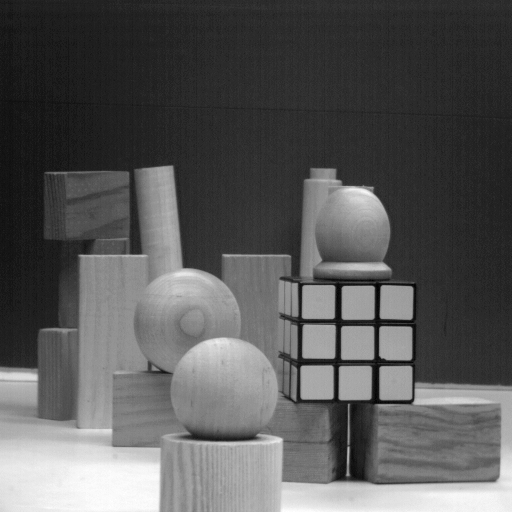
#> input picture proj1-edges-hough/blocks.png, 512 x 512 px
$ jupyter execute --allow-errors Project1-Edges-Hough.ipynb
#> lines starting #> are read from the running program, lines starting #| are printed output that depends on the picture; after the words box and inside, x2 and y2 are one past the last pixel; in counts of white or black regions, pixels touching at a corner belong together
# Proejct 1: Edge Detection/Hough Transform

### What to Submit
Submit this iPython Notebook--containing all your code for the programming exercises below--on [learning suite](https://learningsuite.byu.edu/).

Your notebook file should produce the relevant plots and also provide a short write-up with answers to the questions in parts A-B.

Please also fill in here the time that each part took you:
* A1. Gradient Magnitude: <span style="color:red;">5 Minutes</span>
* A2. Gradient Orientation: <span style="color:red;">5 Minutes</span>
* A3. Laplacian Zero-crossings: <span style="color:red;">2.5 Hours</span>
* A4. Gradient Magnitude + Zero-crossings: <span style="color:red;">1 Hour</span>
* B. Hough Transform (Circles):  <span style="color:red;">18 Hours</span>

Note that the images referred to and needed for this project are contained in the zip file provided (in the same directory as this notebook file).  <i>Please use the files as though they are in the same directory.  We will drop your notebook file into our folder and run it.</i>

### Programming Exercises
Make sure to read through all of the assignment and plan accordingly.  The first part is relatively easy, but you should allow adequate time for the second part.

The main goal is to investigate edge detection and the Hough transform as discussed in Sections 4.2 and 4.3 of [Szeliski](http://szeliski.org/Book "Computer Vision: Algorithms and Applications").

#### Part A: Edge Detection (32 points)
For each of the following four parts, try out your code first on the <span style="color:orange;">2D_White_Box.png</span> image, then on the more complicated <span style="color:orange;">blocks.png</span> image.

Note: Many of the images will contain negative numbers or numbers larger than 255.  Make sure you approprately scale the output images to display all of the information.  Hint: try mapping negative values to [0,128) and positive values to (128,255].

2D_White_Box.png:

blocks.png:

<br><br><b>A1. Gradient Magnitude</b> - Compute the gradient magnitude image for a grayscale image.  Apply a suitable threshold to find edge points--play with the threshold to find the "best" solution.  How well does this seem to work?  Feel free to use any preprocessing you wish to prior to edge detection.

[cell 1]
# Part 1. Compute the Gradient Magnitude
import numpy as np
import scipy.ndimage
import matplotlib.pyplot as plt
import cv2
import imageio

plt.rcParams['figure.figsize'] = [15,8]
plt.rcParams['axes.titlesize'] = '16'
plt.rcParams['axes.titleweight'] = 'bold'

# Read in the Image
blocks = plt.imread("blocks.png") * 255
#> blocks: shape (512, 512) float32; min 0, max 255, mean 88.8
#> (the rest of this cell did not finish here and is left out)

<p>This approach seems to work pretty well. It picks up on almost all the edges and doesn't get too much of the noise</p>

<br><b>A2. Gradient Orientation</b> - Compute a gradient orientation image for a grayscale image.  Encode the orientations as intensity using any method you wish. (Just make sure to document it.)  Hint: use atan2(), not atan(), to do the angle calculation.

[cell 2]
# Part 2. Compute the Gradient Orientation
# Use arctangent to find the gradient orientation
plt.rcParams['figure.figsize'] = [10,8]
# [10 lines left out: function compute_orientation, not called in this run]

#> (the rest of this cell did not finish here and is left out)

<br><b>A3. Laplacian Zero-Crossings</b> - Apply a 3x3 Laplacian kernel to blocks and find the zero crossings.

[cell 3]
# Part 3. Find the Zero Crossings
plt.rcParams['figure.figsize'] = [10,8]
# [20 lines left out: function compute_zero_crossings, not called in this run]

# Compute the zero crossings by applying the laplacian
#> (the rest of this cell did not finish here and is left out)

<br><b>A4. Combine Gradient Magnitude and Zero-Crossings</b> - Use the gradient magnitude image computed in item 1 to select Laplacian zero-crossings in part 3 that correspond to points with gradients higher than some threshold that you determine.  Adjust your threshold to find the best solution.

[cell 4]
# Part 4. Final Solution
# Combine the zero_crossings and gradient_magnitude image and use a threshold to get a final image
plt.rcParams['figure.figsize'] = [10,8]
# [15 lines left out: function compute_final, not called in this run]

#Compute the combined image for the box and the blocks
#> (the rest of this cell did not finish here and is left out)

##### Part A: Write-up

<span style="color:red">Please describe your results here and any questions, etc. above.</span>
<p>We can see the various stages of the process of edge detection. In computing the gradient magnitude of the images, I was surprised how well it did without and blurring and without any thresholding. It seemed to pick out most everything.</p>
<p> When plotting the orientation I decided to plot the wood blocks one in hsv color scheme to more adequately represent the different directions of the gradient of the image, but left the box the same because there isn't much change going on.</p>
   <p> Working to find the zero crossings was a lot harder than I thought it would be. I decided to manually go through each pixel and verify different changes near its neighbors to see if it was indeed a zero crossing by adding offset laplacians together, and try different thresholds to map the values to adequately represent crossings.</p>
    <p>Finally, on the combined image I was able to pick out almost all of the edges in the blocks image, and even get some detail in the wood, which I thought is pretty cool that it picked up on that. My pixel values were pretty low in the gradient image (between 0 and 73), so I played around with lots of different thresholds and ended up with 10 which I think I found a good balance between getting all the edges, and keeping some of the finer details. Going higher removes the sharp edges, and going lower allows more random noise in the image.</p>
    <p>I was wondering how code quality will affect our grade? Are we expected to comment functions and code, or just expected to produce the right output? The assignment was also vague on what we were supposed to do with the Laplacian. Whether we were supposed to plot that, or the zero_crossings, or both.</p>

<br><br><br>
#### Part B: Hough Transform (68 points)
Use the Hough transform to find all of the circular shapes in a color image.  They occur in three (approximate) sizes: 32, 64, and 96 pixels in diameter.  Try it out first on the simple <span style="color:orange;">simplecircle.png</span> image, then on the more complicated <span style="color:orange;">circles.png</span> image.

After finding maxima in the accumulator(s), write out a list of positions and sizes (small, medium, or large) for each circle.  Be aware that for some of the circles the center is outside the image--you should still be able to identify where it is.

Some of the cases are tricky--don't panic if you don't get them all at first. Keep trying to get as many as possible while generatign as few possible false positives (erroneous identifications).

About 40 of the 68 points will be on how many of the circles you can detect (1-2 false positives are okay). To know what you should be shooting for, there are:
* 5 small circles (blue/cyan, light gray, purple clipped on the left, two eyes of the pumpkin).
* 12 medium circles (green one in the top left corner, orange/magenta/pink near top/left, yello, magenta, purple/cyan, medium grey in "target", med blue clipped on the left, red/white/blue on lower right).
* 3 Large circles (black in target, black/dark blue on right, and orange pumpkin).

For the <span style="color:orange;">circles.png</span> file, and each of the 3 diameters, show (1) the accumulation array and (2) the <span style="color:orange;">circles.png</span> with the detected circles outlined.  This would be a total of 6 figures (3 diameters with two plots each).

This will be graded based on how well your method performs and how innovative your solution is. **In the write-up, describe any improvements/optimizations you made from the vanilla Hough transform**.

simplecircle.png:

circles.png:

[cell 5]
# Part B - Hough Transform - code below
import copy

def color2gray(image):
    """Converts a color image to grayscale,"""
    result = image[:,:,0] * 0.299 + image[:,:,1] *  0.587 + image[:,:,2] * 0.114
    return result

def make_stamp(radius):
    """Creates a circle of the specified size radius to stamp onto an image."""
    stamp = np.zeros((radius*2, radius*2))
    for t in range(360):
        a = radius - int(radius * np.cos(t * np.pi / 180))
        b = radius - int(radius * np.sin(t * np.pi / 180))
        stamp[int(b)-1,int(a)-1] = 1
    return stamp

def vote(image):
    """Takes an image of edges and votes on each edge point with a circle on each of the the 3 different accumulators"""
    height = image.shape[0]
    width = image.shape[1]
    #Populate Stamps for each circle radius
    stamp32 = make_stamp(16)
    stamp64 = make_stamp(32)
    stamp96 = make_stamp(48)
    #Populate the accumulator array
    for y in range(height):
        for x in range(width):
            #For each edge point detected, vote in a circle around it
            if image[y,x] == 255:
                for r in range(3):
                    b = y + (r+1)*16
                    a = x + (r+1)*16
                    if r == 0:
                        accumulator32[b-16:b+16, a-16:a+16] += stamp32
                    if r == 1:
                        accumulator64[b-32:b+32, a-32:a+32] += stamp64
                    if r ==2:
                        accumulator96[b-48:b+48, a-48:a+48] += stamp96


def find_local_maxima(accumulator,radius):
    """Uses the overall mean of the image, and a threshold to find the maximal points of the given accumulator,
    and suppresses non-local maxima with those thresholds"""
    centers = []
    new_accumulator = copy.deepcopy(accumulator)
    center_accumulator = np.zeros_like(accumulator)
    #Find the biggest value in the accumulator, and grab the associated center coordinates
    max_val = np.max(new_accumulator)
    cy,cx = np.unravel_index(np.argmax(new_accumulator), new_accumulator.shape)
    #Compute the overall mean and the threshold we want the centers to be brighter than
    overall_mean = np.mean(new_accumulator)
    threshold = int(np.mean(new_accumulator) * 2 * 2.85)
    #Compute the Centers
    while max_val > threshold:
        cy,cx = np.unravel_index(np.argmax(new_accumulator), new_accumulator.shape)
        #Check if its a global max, and also a local max by examining different neighborhoods of the possible center
        if max_val > overall_mean*4 and (np.abs(np.mean(accumulator[cy-5:cy+6, cx-5:cx+6]) - np.mean(accumulator[cy-3:cy+4, cx-3:cx+4])) > 4.1):
            centers.append((cy,cx,new_accumulator[cx,cy]))
            center_accumulator[cy-5:cy+6, cx-5:cx+6] = accumulator[cy-5:cy+6, cx-5:cx+6]
        new_accumulator[cy-5:cy+6, cx-5:cx+6] = 0
        max_val = np.max(new_accumulator)

    #Create an image drawing circles around the centers
    max_votes_image = np.zeros_like(new_accumulator)
    for point in centers:
#         max_votes_image[point[0]-radius:point[0]+radius,point[1] -radius:point[1] + radius] += make_stamp(radius)
        cv2.circle(max_votes_image, (point[1],point[0]),radius,255,2) #Decided to use the cv2 circle drawer here because it can vary width.
    return centers, max_votes_image, center_accumulator

[cell 6]
#Read in the circle and change it to RGB Format
in_file = "circles.png"
# in_file = "simplecircle.png"
circle = cv2.imread(in_file)
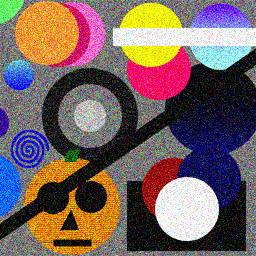
#> input picture proj1-edges-hough/circles.png, 256 x 256 px
#> circle is the input picture: shape (256, 256, 3); mean B, G, R 95.6, 98.7, 118.8
circle = cv2.cvtColor(circle, cv2.COLOR_BGR2RGB)
#Apply a Median blur and then a Gaussian Blur to reduce noise
circle = cv2.GaussianBlur(cv2.medianBlur(circle,3),(3,3),0)
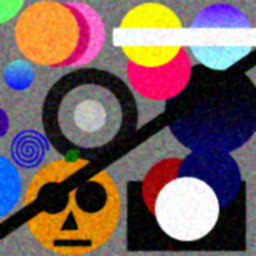
#> circle: shape (256, 256, 3); mean R, G, B 118.5, 96.8, 94

# Detect edges to find desired feature points
# my_red = compute_final(color2gray(circle)) Compare my previous function to the Canny Edge Detector's edges
circle_edges = cv2.Canny(circle,0,255)
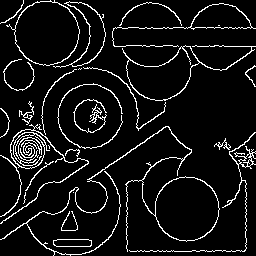
#> circle_edges: shape (256, 256); 7.8% white in thin lines or dots

#Build the Accumulators with extra padding to be able to vote outside the image's bounds
accumulator32 = np.zeros((circle_edges.shape[0] + 2*16,circle_edges.shape[1]+ 2*16))
accumulator64 = np.zeros((circle_edges.shape[0] + 2*32,circle_edges.shape[1] + 2*32))
accumulator96 = np.zeros((circle_edges.shape[0] + 2*48,circle_edges.shape[1] + 2*48))

# Perform voting within our accumulators for each feature point:
vote(circle_edges)
#> after the loop in vote, `for y in range(height):`:
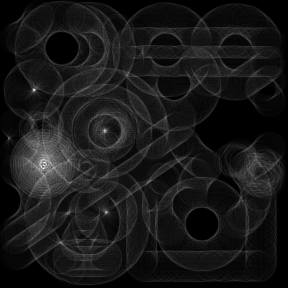
#> accumulator32: shape (288, 288) float64; min 0, max 78, mean 7.6; drawn with min black and max white
#> after the loop in vote, `for y in range(height):`:
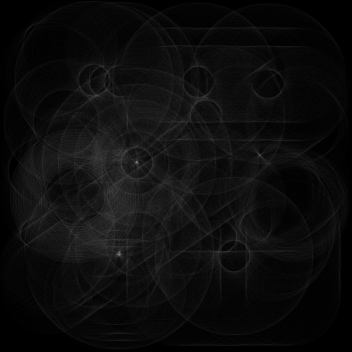
#> accumulator96: shape (352, 352) float64; min 0, max 135, mean 12.7

[cell 7]
#Find Maxima in the Accumulators:
a32,small_circles, filtered_accumulator32 = find_local_maxima(accumulator32,16)
#> after the loop in find_local_maxima, `while max_val > threshold:`:
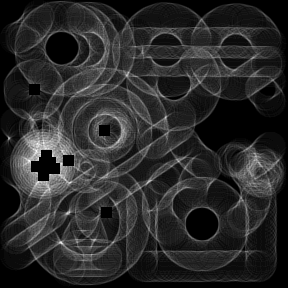
#> new_accumulator: shape (288, 288) float64; 1.28% of pixels changed, all inside (x1, y1, x2, y2) = (29, 84, 112, 218); drawn with min black and max white
#> after the loop in find_local_maxima, `for point in centers:`: max_votes_image: shape (288, 288) float64; 1.1% white; 3 white regions, box (x1, y1, x2, y2) and area: (17, 72, 52, 107) 308, (87, 113, 122, 148) 308, (89, 195, 124, 230) 308
a64,medium_circles, filtered_accumulator64 = find_local_maxima(accumulator64,32)
#> call 2 of find_local_maxima, with radius = 32
#> after the loop in find_local_maxima (call 2), `while max_val > threshold:`:
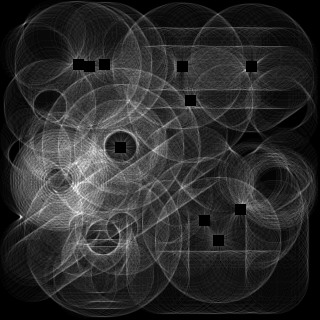
#> new_accumulator: shape (320, 320) float64; min 0, max 56, mean 9.9; drawn with min black and max white
#> after the loop in find_local_maxima (call 2), `for point in centers:`: max_votes_image: shape (320, 320) float64; 5.7% white; 5 white regions, box (x1, y1, x2, y2) and area: (171, 176, 274, 274) 1753, (45, 31, 138, 100) 1708, (149, 33, 224, 134) 1194, (218, 33, 285, 100) 606, (87, 114, 154, 181) 606
a96,large_circles, filtered_accumulator96 = find_local_maxima(accumulator96,48)
#> call 3 of find_local_maxima, with radius = 48
#> after the loop in find_local_maxima (call 3), `while max_val > threshold:`:
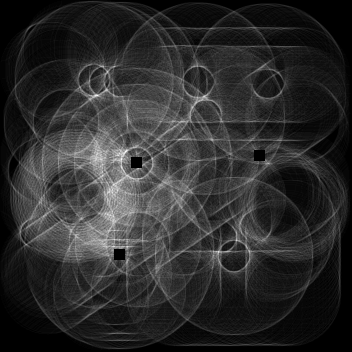
#> new_accumulator: shape (352, 352) float64; 0.29% of pixels changed, all inside (x1, y1, x2, y2) = (114, 150, 265, 260); drawn with min black and max white
#> after the loop in find_local_maxima (call 3), `for point in centers:`: max_votes_image: shape (352, 352) float64; 2.2% white; 2 white regions, box (x1, y1, x2, y2) and area: (70, 113, 186, 304) 1795, (210, 106, 309, 205) 922
#Make the labels bright
small_circles[small_circles > 0] = 255
medium_circles[medium_circles > 0] = 255
large_circles[large_circles > 0] = 255
#Plot the accumulator arrays and their circles on top of a grayscale of the image
original_image = cv2.cvtColor(cv2.imread(in_file),cv2.COLOR_BGR2RGB)
gray_circles = color2gray(cv2.imread(in_file))
#> in color2gray, `result = image[:,:,0] * 0.299 + image[:,:,1] *  0.587 + image[:,:,2] *..`:
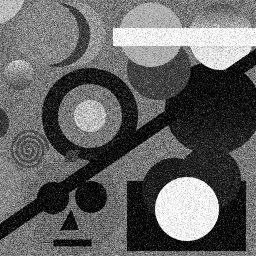
#> result: shape (256, 256) float64; min 0, max 255, mean 100.1
small_circles[16:-16,16:-16] += gray_circles
medium_circles[32:-32,32:-32] += gray_circles
large_circles[48:-48,48:-48] += gray_circles
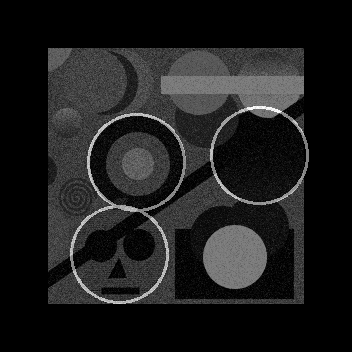
#> large_circles: shape (352, 352) float64; min 0, max 505, mean 58.5; drawn with min black and max white

#Plot the Original Image, the Accumulator, Filtered Accumulator and Detected Circles for each Radius
plt.rcParams['figure.figsize'] = [20,10]

plt.subplot(3,4,1)
plt.title("Original Image")
plt.axis("off")
plt.imshow(original_image,cmap="gray")

plt.subplot(3,4,2)
plt.title("Accumulator - Hough Circles (r=16)")
plt.axis("off")
plt.imshow(accumulator32,cmap="gray")

plt.subplot(3,4,3)
plt.title("Filtered Accumulator (r=16)")
plt.axis("off")
plt.imshow(filtered_accumulator32,cmap="gray")

plt.subplot(3,4,4)
plt.title("Detected Circles (r=16)")
plt.axis("off")
plt.imshow(small_circles,cmap="gray")

plt.subplot(3,4,5)
plt.title("Original Image")
plt.axis("off")
plt.imshow(original_image,cmap="gray")

plt.subplot(3,4,6)
plt.title("Accumulator - Hough Circles (r=32)")
plt.axis("off")
plt.imshow(accumulator64,cmap="gray")

plt.subplot(3,4,7)
plt.title("Filtered Accumulator (r=32)")
plt.axis("off")
plt.imshow(filtered_accumulator64,cmap="gray")

plt.subplot(3,4,8)
plt.title("Detected Circles (r=32)")
plt.axis("off")
plt.imshow(medium_circles,cmap="gray")

plt.subplot(3,4,9)
plt.title("Original Image")
plt.axis("off")
plt.imshow(original_image,cmap="gray")

plt.subplot(3,4,10)
plt.title("Accumulator - Hough Circles (r=48)")
plt.axis("off")
plt.imshow(accumulator96,cmap="gray")

plt.subplot(3,4,11)
plt.title("Filtered Accumulator (r=48)")
plt.axis("off")
plt.imshow(filtered_accumulator96,cmap="gray")

plt.subplot(3,4,12)
plt.title("Detected Circles (r=48)")
plt.axis("off")
plt.imshow(large_circles,cmap="gray")

plt.show()
